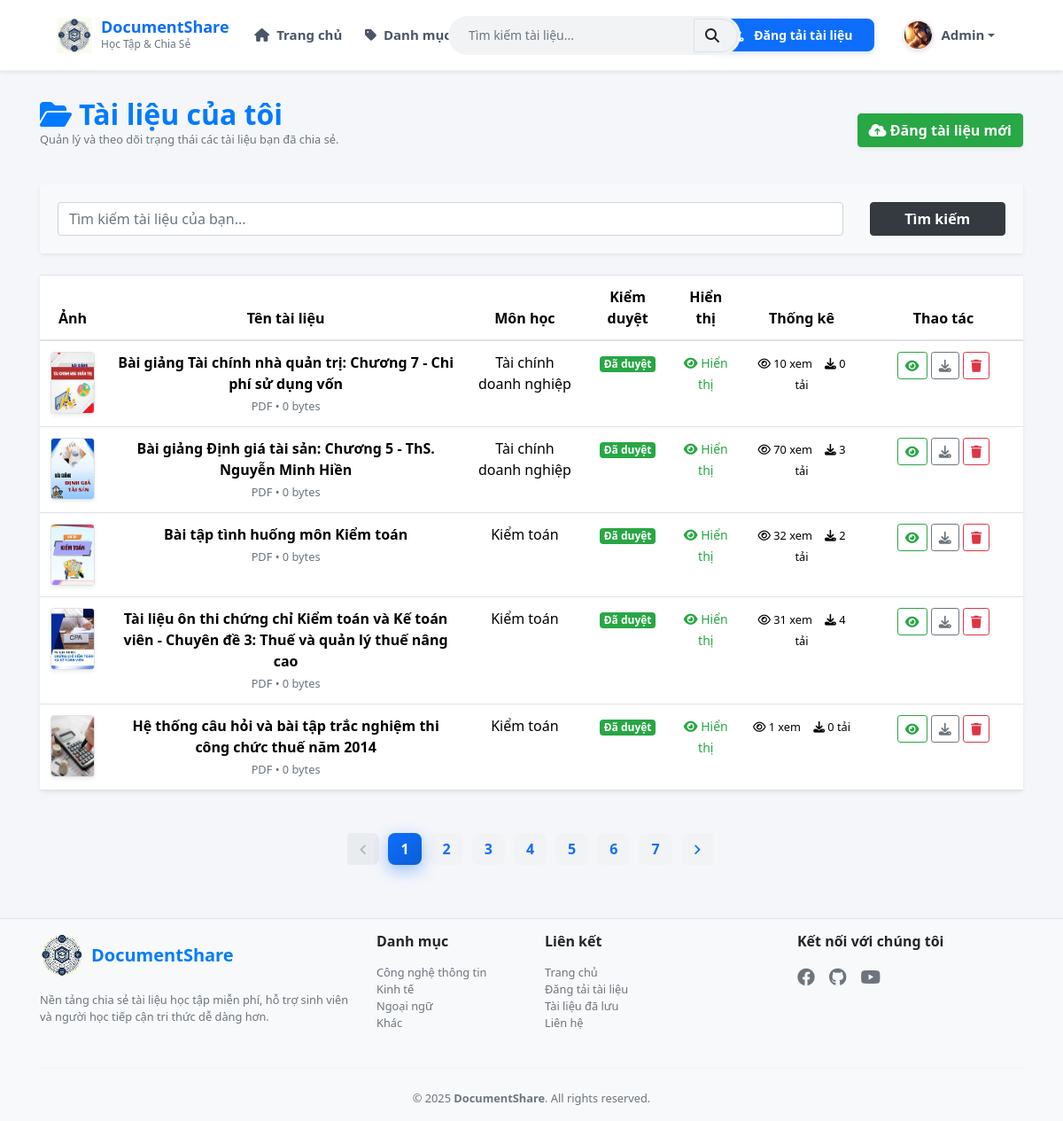
The page /upload.php (signed in) on the database as committed earlier.
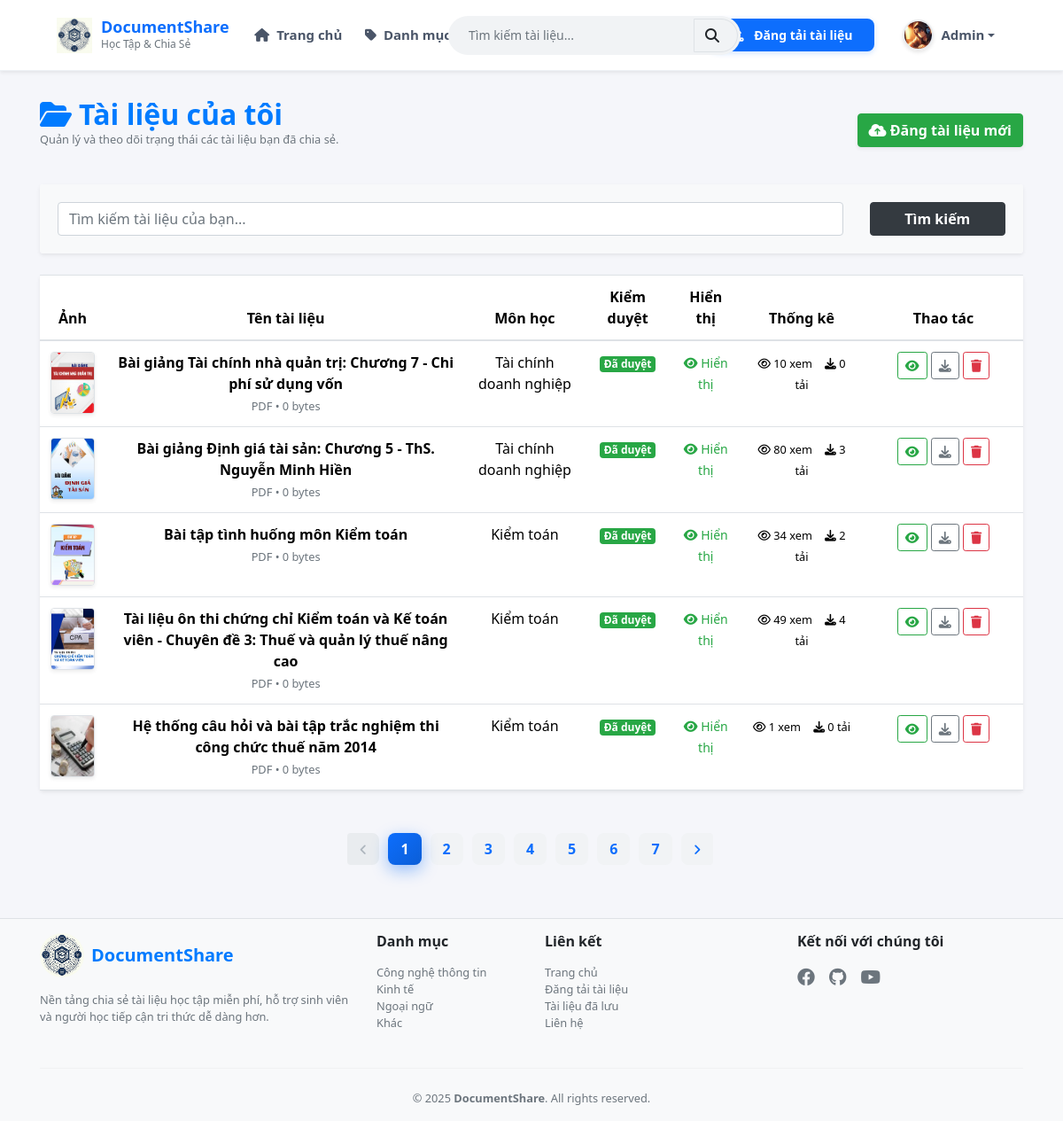
The same page on the database as committed later.
### tables this page shows
CREATE TABLE `documents` (
  `document_id` int(10) NOT NULL,
  `title` varchar(255) DEFAULT NULL,
  `description` text NOT NULL,
  `thumbnail` varchar(255) DEFAULT NULL,
  `file_path` varchar(255) DEFAULT NULL,
  `file_type` varchar(255) NOT NULL,
  `file_size` int(11) DEFAULT 0,
  `subcategory_id` int(10) NOT NULL,
  `status` enum('pending','approved','rejected') NOT NULL DEFAULT 'approved',
  `is_visible` tinyint(1) NOT NULL DEFAULT 0,
  `approved_at` datetime DEFAULT NULL,
  `approved_by` varchar(50) DEFAULT NULL,
  `username` varchar(50) DEFAULT NULL,
  `uploader_role` enum('admin','user') NOT NULL DEFAULT 'admin',
  `views` int(10) NOT NULL,
  `share_link` varchar(255) NOT NULL,
  `downloads` int(11) DEFAULT 0,
  `created_at` datetime NOT NULL DEFAULT current_timestamp(),
  `updated_at` datetime NOT NULL DEFAULT current_timestamp() ON UPDATE current_timestamp()
);

CREATE TABLE `subcategories` (
  `subcategory_id` int(11) NOT NULL,
  `name` varchar(255) NOT NULL,
  `status` tinyint(1) NOT NULL DEFAULT 1,
  `category_id` int(10) NOT NULL
);

### upload.php (the view, shortened to what the changed rows need)
<?php
include 'config.php';
$current_user = $_SESSION['username'];
$search = isset($_GET['search']) ? trim($_GET['search']) : "";
$limit = 5;
$page = isset($_GET['page']) ? max(1, intval($_GET['page'])) : 1;
$offset = ($page - 1) * $limit;
$like = "%$search%";
$sql = "
SELECT
    d.*,
    sc.name AS subcate_name
    FROM documents d
    LEFT JOIN subcategories sc ON d.subcategory_id = sc.subcategory_id
    WHERE d.username = ?
    AND d.title LIKE ?
    ORDER BY d.document_id DESC
    LIMIT ?, ?
";
$stmt = $conn->prepare($sql);
$stmt->bind_param("ssii", $current_user, $like, $offset, $limit);
$stmt->execute();
$result_docs = $stmt->get_result();
function formatSizeUnits($bytes)
{
    return $bytes . ' bytes';
}
?>
<?php include("header.php"); ?>
<div class="container" style="margin-top: 110px; margin-bottom: 60px;">
    <div class="d-flex justify-content-between align-items-center mb-4">
        <div>
            <h2 class="fw-bold text-primary mb-0"><i class="fa fa-folder-open me-2"></i>Tài liệu của tôi</h2>
        </div>
    </div>
    <div class="card border-0 shadow-sm">
        <div class="table-responsive">
            <table class="table table-hover align-middle mb-0">
                <thead class="bg-primary text-white">
                    <tr class="text-center">
                        <th>Ảnh</th>
                        <th>Tên tài liệu</th>
                        <th>Môn học</th>
                        <th>Kiểm duyệt</th>
                        <th>Hiển thị</th>
                        <th width="140" >Thống kê</th>
                        <th width="180">Thao tác</th>
                    </tr>
                </thead>
                <tbody>
                    <?php if ($result_docs->num_rows > 0): ?>
                        <?php while ($row = $result_docs->fetch_assoc()): ?>
                            <tr class="text-center">
                                <td>
                                    <?php
                                    $thumb_path = !empty($row['thumbnail']) ? "uploads/thumbnails/" . $row['thumbnail'] : "assets/img/default-document.jpg";
                                    ?>
                                    <img src="<?= $thumb_path ?>" width="50" height="70" style="object-fit: cover;" class="border rounded shadow-sm">
                                </td>
                                <td>
                                    <strong><?= htmlspecialchars($row['title']) ?></strong><br>
                                    <small class="text-muted"><?= strtoupper($row['file_type']) ?> • <?= formatSizeUnits($row['file_size']) ?></small>
                                </td>
                                <td><?= htmlspecialchars($row['subcate_name'] ?? 'Chưa phân loại') ?></td>
                                <td class="text-center">
                                    <?php if ($row['status'] == 'approved'): ?>
                                        <span class="badge bg-success">Đã duyệt</span>
                                    <?php elseif ($row['status'] == 'rejected'): ?>
                                        <span class="badge bg-danger">Từ chối</span>
                                    <?php else: ?>
                                        <span class="badge bg-info">Chờ duyệt</span>
                                    <?php endif; ?>
                                </td>
                                <td class="text-center">
                                    <?php if ($row['is_visible'] == 1): ?>
                                        <span class="text-success" title="Tài liệu đang hiển thị trên hệ thống" style="font-size: 14px;">
                                            <i class="fa fa-eye"></i> Hiển thị
                                        </span>
                                    <?php else: ?>
                                        <span class="text-secondary" title="Tài liệu này đang bị ẩn" style="font-size: 14px;">
                                            <i class="fa fa-eye-slash"></i> Đang ẩn
                                        </span>
                                    <?php endif; ?>
                                </td>
                                <td style="font-size: 16px;">
                                    <small style="margin-right: 10px;"><i class="far fa-eye"></i> <?= $row['views'] ?> xem</small>
                                    <small><i class="fas fa-download"></i> <?= $row['downloads'] ?> tải</small>
                                </td>
                                <td>
                                    <a href="preview_my_doc.php?id=<?= $row['document_id'] ?>" class="btn btn-sm btn-outline-success" title="Xem trước"><i class="fa fa-eye"></i></a>
                                    <a href="download_my_doc.php?id=<?= $row['document_id'] ?>" class="btn btn-sm btn-outline-secondary" title="Tải về"><i class="fa fa-download"></i></a>
                                    <a href="?delete_id=<?= $row['document_id'] ?>" class="btn btn-sm btn-outline-danger" onclick="return confirm('Bạn có chắc chắn muốn xóa tài liệu này?')" title="Xóa"><i class="fa fa-trash"></i></a>
                                </td>
                            </tr>
                        <?php endwhile; ?>
                    <?php else: ?>
                        <tr>
                            <td colspan="6" class="text-center text-muted py-5">Bạn chưa có tài liệu nào.</td>
                        </tr>
                    <?php endif; ?>
                </tbody>
            </table>
        </div>
    </div>
</div>
<?php include("footer.php"); ?>

Rows that differ between the two databases and show on the page:
changed documents "Bài giảng Định giá tài sản: Chương 5 - ThS. Nguyễn Minh Hiền": views "70" → "80"
changed documents "Bài tập tình huống môn Kiểm toán": views "32" → "34"
changed documents (number 4 of 5 on the later page): views "31" → "49"
